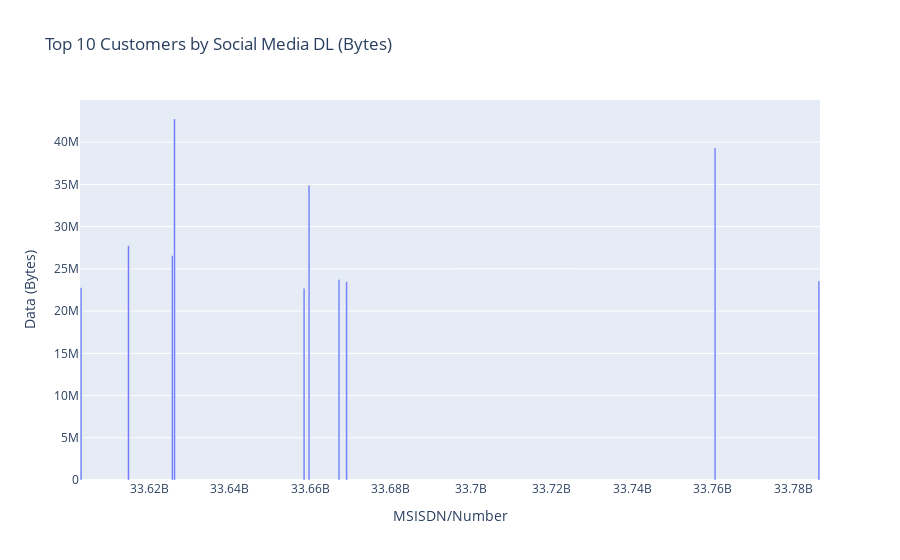
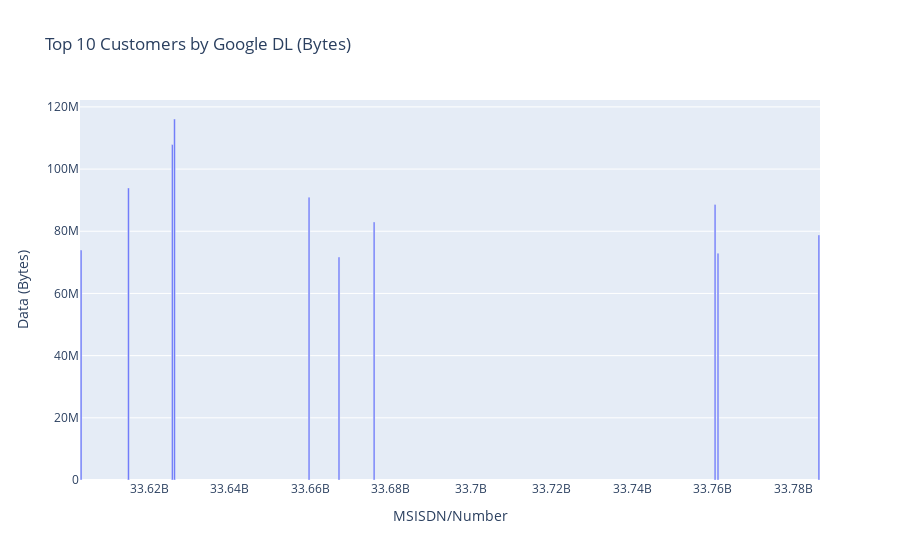
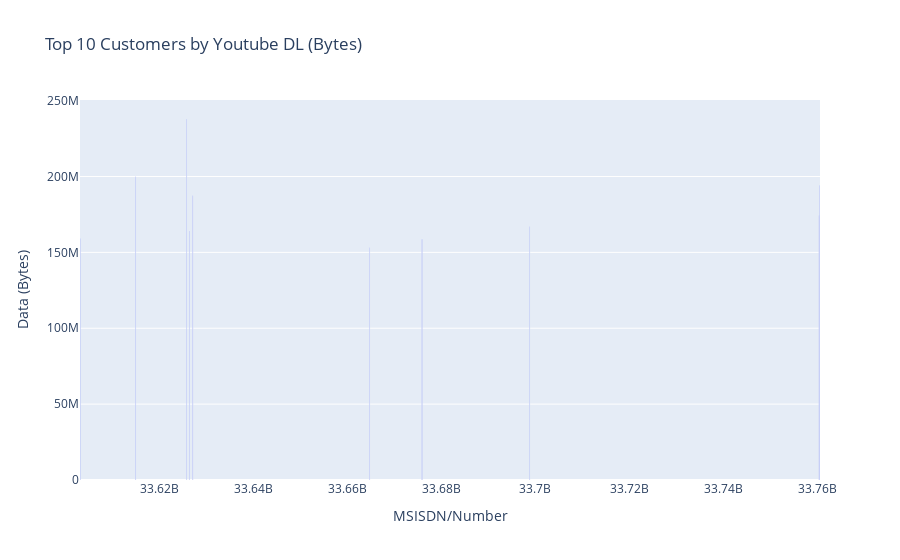

Write notebook code for charts like these, in order.
### Code cell
import plotly.express as px

# Plot top 3 applications
top_3_apps = ['Social Media DL (Bytes)', 'Google DL (Bytes)', 'Youtube DL (Bytes)']
for app in top_3_apps:
    fig = px.bar(application_traffic.nlargest(10, app),
                 x='MSISDN/Number', y=app,
                 title=f'Top 10 Customers by {app}',
                 labels={'MSISDN': 'Customer ID', app: 'Data (Bytes)'})
    fig.show()

### Figure 1 — Plotly figure (JSON) as saved in the notebook; plotly's stock layout.template omitted (floating-point values rounded to 4 significant figures)
{"data": [{"alignmentgroup": "True", "hovertemplate": "MSISDN/Number=%{x}<br>Data (Bytes)=%{y}<extra></extra>", "legendgroup": "", "marker": {"color": "#636efa", "pattern": {"shape": ""}}, "name": "", "offsetgroup": "", "orientation": "v", "showlegend": false, "textposition": "auto", "type": "bar", "x": [33626320676, 33760536639, 33659725664, 33614892860, 33625779332, 33667163239, 33786323068, 33669068942, 33603127838, 33658490784], "xaxis": "x", "y": [42743837, 39297646, 34900444, 27749744, 26564121, 23753753, 23568655, 23477047, 22776679, 22695673], "yaxis": "y"}], "layout": {"barmode": "relative", "legend": {"tracegroupgap": 0}, "title": {"text": "Top 10 Customers by Social Media DL (Bytes)"}, "xaxis": {"anchor": "y", "domain": [0, 1], "title": {"text": "MSISDN/Number"}}, "yaxis": {"anchor": "x", "domain": [0, 1], "title": {"text": "Data (Bytes)"}}}}

### Figure 2 — Plotly figure (JSON) as saved in the notebook; plotly's stock layout.template omitted (floating-point values rounded to 4 significant figures)
{"data": [{"alignmentgroup": "True", "hovertemplate": "MSISDN/Number=%{x}<br>Data (Bytes)=%{y}<extra></extra>", "legendgroup": "", "marker": {"color": "#636efa", "pattern": {"shape": ""}}, "name": "", "offsetgroup": "", "orientation": "v", "showlegend": false, "textposition": "auto", "type": "bar", "x": [33626320676, 33625779332, 33614892860, 33659725664, 33760536639, 33675877202, 33786323068, 33603127838, 33761268199, 33667163239], "xaxis": "x", "y": [116106455, 107904739, 93941708, 90958549, 88626532, 83002994, 78819810, 73942055, 72949803, 71707826], "yaxis": "y"}], "layout": {"barmode": "relative", "legend": {"tracegroupgap": 0}, "title": {"text": "Top 10 Customers by Google DL (Bytes)"}, "xaxis": {"anchor": "y", "domain": [0, 1], "title": {"text": "MSISDN/Number"}}, "yaxis": {"anchor": "x", "domain": [0, 1], "title": {"text": "Data (Bytes)"}}}}

### Figure 3 — Plotly figure (JSON) as saved in the notebook; plotly's stock layout.template omitted (floating-point values rounded to 4 significant figures)
{"data": [{"alignmentgroup": "True", "hovertemplate": "MSISDN/Number=%{x}<br>Data (Bytes)=%{y}<extra></extra>", "legendgroup": "", "marker": {"color": "#636efa", "pattern": {"shape": ""}}, "name": "", "offsetgroup": "", "orientation": "v", "showlegend": false, "textposition": "auto", "type": "bar", "x": [33625779332, 33614892860, 33760536639, 33627080969, 33760413819, 33698792269, 33626320676, 33603127838, 33675877202, 33664712899], "xaxis": "x", "y": [237883033, 199823443, 194068298, 187323322, 174245981, 166900329, 164048706, 158976704, 158665235, 153074482], "yaxis": "y"}], "layout": {"barmode": "relative", "legend": {"tracegroupgap": 0}, "title": {"text": "Top 10 Customers by Youtube DL (Bytes)"}, "xaxis": {"anchor": "y", "domain": [0, 1], "title": {"text": "MSISDN/Number"}}, "yaxis": {"anchor": "x", "domain": [0, 1], "title": {"text": "Data (Bytes)"}}}}
